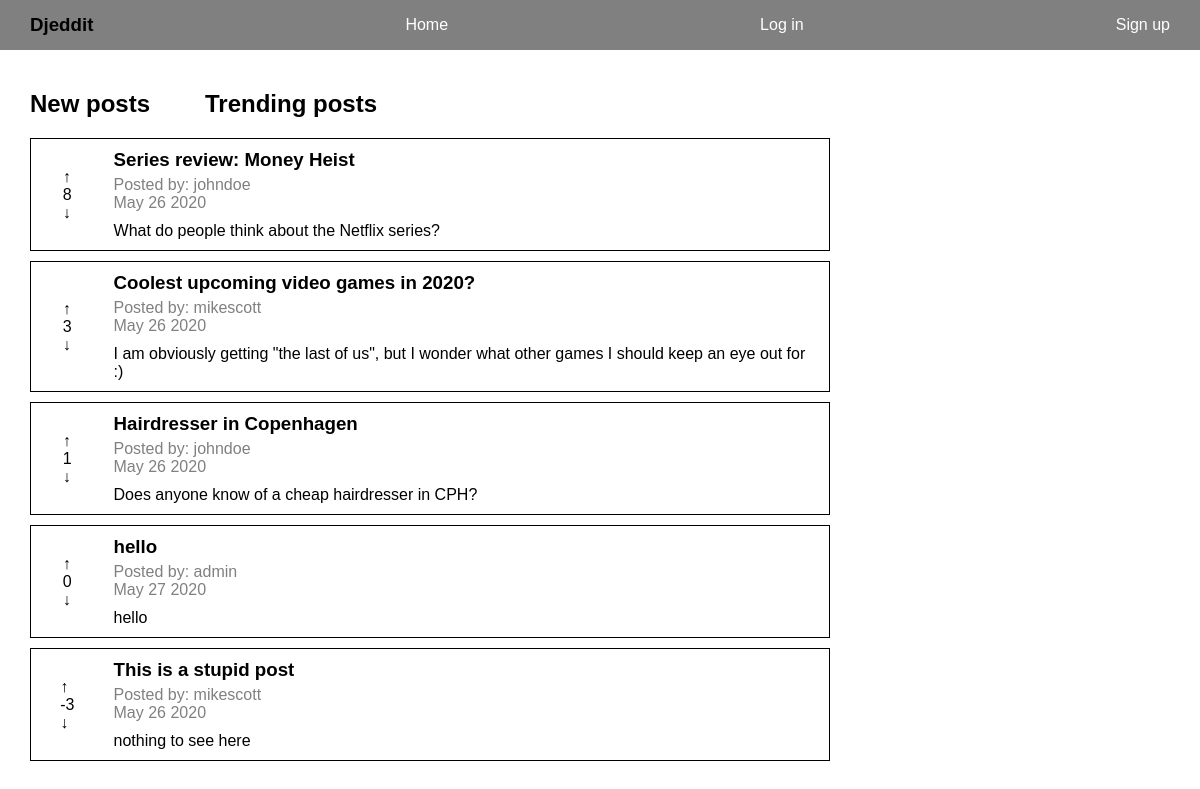
Page /reddit/trending/ on the earlier database version.
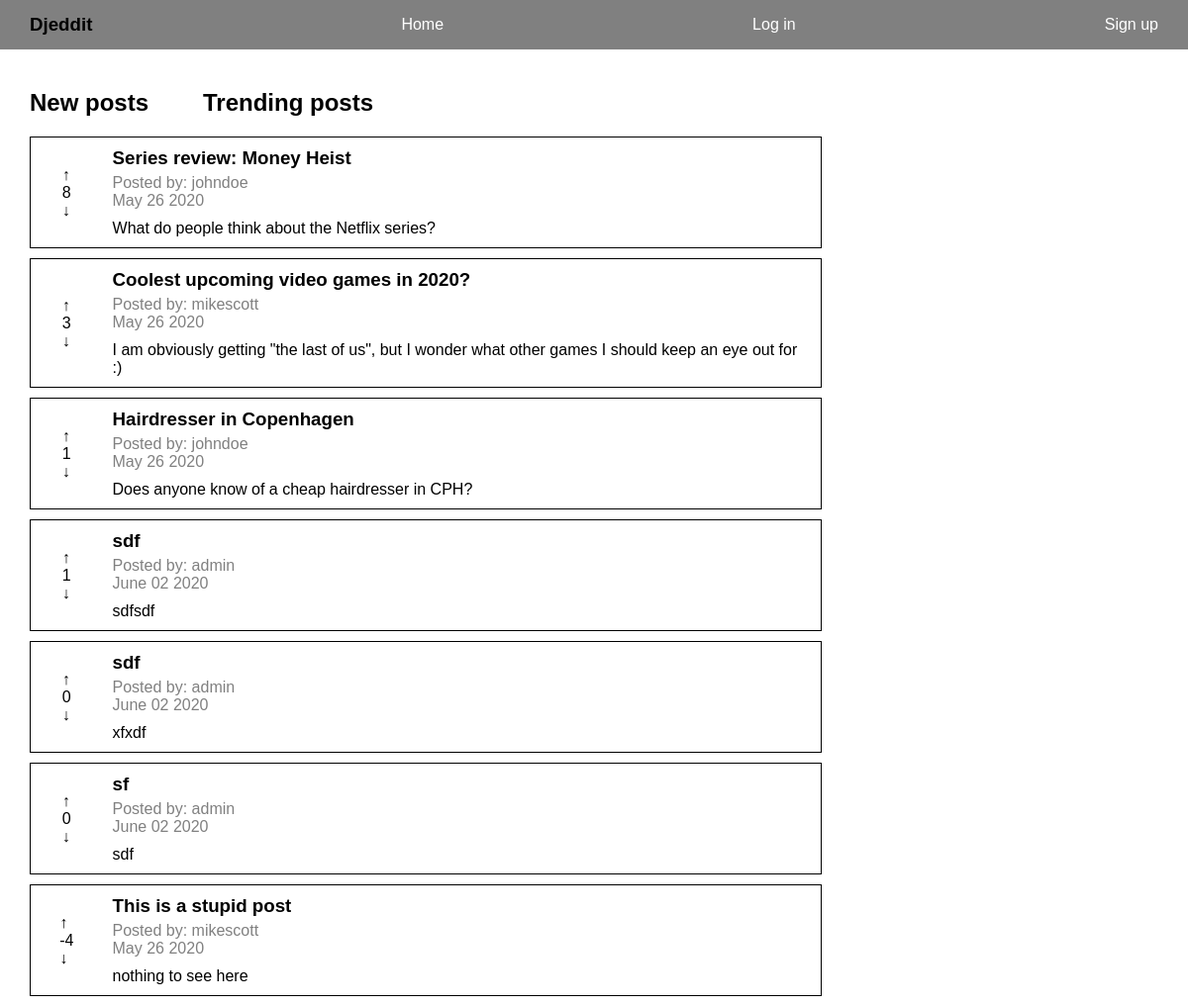
Same page on the later database version.
### reddit_app/models.py (models this page shows, shortened)
class Post(models.Model):
    title = models.CharField(max_length=200)
    author = models.ForeignKey(User, on_delete=models.CASCADE)
    text = models.TextField()
    votes = models.IntegerField(default=0)
    created_at = models.DateTimeField(auto_now_add=True)
    def date_posted(self):
        return self.created_at.strftime('%B %d %Y')

### reddit_app/views.py (the view)
# urls.py: path("trending/", views.trending, name="trending"),
def trending(request):
    posts = Post.objects.all().order_by('-votes')
    context = {"posts": posts}
    return render(request, "reddit_app/trending.html", context)

### templates/reddit_app/trending.html (shortened to what this page needs)
{% extends "base.html" %}
{% block content %}
<div class="post-nav">
    <a href="{% url 'reddit_app:index' %}">
        <h2>New posts</h2>
    </a>
    <a href="{% url 'reddit_app:trending' %}">
        <h2>Trending posts</h2>
    </a>
</div>
<div id="posts">
    {% if posts.count %}
        {% for post in posts %}
            <div class="post-container post-{{post.id}}" style="border: 1px solid black; margin-bottom: 10px;">
                <div>
                    <p class="upvote post-vote" data-votes="{{post.votes}}" data-postid="{{ post.id }}" data-userid="{{ user.id }}">&uarr;</p>
                    <p class="votes">{{post.votes}}</p>
                    <p class="downvote post-vote" data-votes="{{post.votes}}" data-postid="{{ post.id }}" data-userid="{{ user.id }}">&darr;</p>
                </div>
                <div class="post">
                    <a href={% url 'reddit_app:single_post' post.id %}>
                        <h3>{{post.title}}</h3>
                        <div class="post-info">
                            <span>Posted by: {{post.author}}</span>
                            <p>{{post.date_posted}}</p>
                        </div>
                        <p>{{post.text}}</p>
                    </a>
                </div>
            </div>
        {% endfor %}
    {% else %}
        <p>There are no posts</p>
    {% endif %}
</div>
{% load static %}
{% endblock content %}

Differences in the rows shown:
removed Post: votes "0", title "hello", author "admin", date_posted "May 27 2020", text "hello"
added Post: votes "1", title "sdf", author "admin", date_posted "June 02 2020", text "sdfsdf"
added Post: votes "0", title "sdf", author "admin", date_posted "June 02 2020", text "xfxdf"
added Post: votes "0", title "sf", author "admin", date_posted "June 02 2020", text "sdf"
changed Post "This is a stupid post": votes "-3" → "-4"
